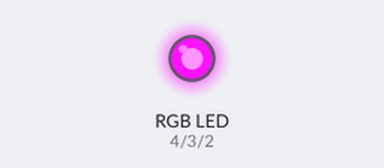
Bench run of a sketch on a simulated Arduino Uno, built with avr-gcc and run on an emulated ATmega328P. On the bench: an RGB LED mixed from three pins (HIGH = lit). Dim RGB values are drawn brighter than linear; random numbers use the default seed unless the sketch sets one.

Above: at 0.1 s.
At 5.1 s:
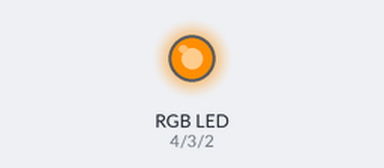
At 10.1 s:
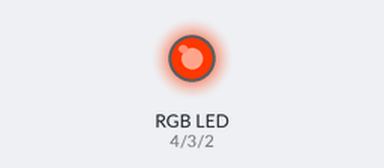
At 19.1 s:
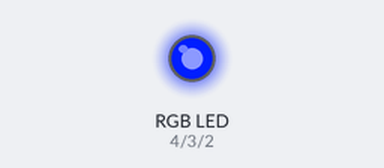
At 28.1 s:
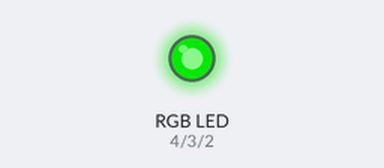
At 38.1 s:
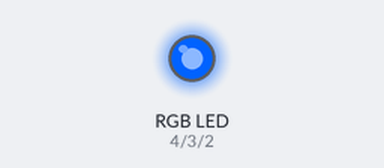
Timing chart, 0 to 40.0 s (numbered marks = the images above):
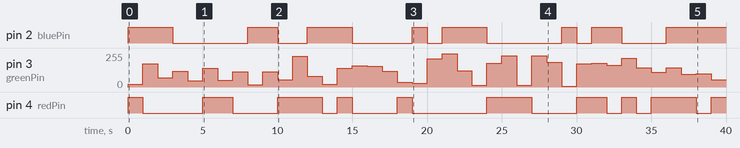

Measured:
- by itself, pin 2 (bluePin): LOW → HIGH at 0.00 s, → LOW 3.0 s later, → HIGH 5.0 s later, → LOW 2.0 s later, … (15 changes in this stretch)
- by itself, pin 4 (redPin): LOW → HIGH at 0.00 s, → LOW 1.0 s later, → HIGH 4.0 s later, → LOW 2.0 s later, … (19 changes in this stretch)
- by itself, pin 3 (greenPin): 0/255 → 19/255 at 0.00 s, → 175/255 1.0 s later, → 68/255 1.0 s later, → 120/255 1.0 s later, … (40 changes in this stretch)

The sketch:

RGB_LED.ino
```cpp
int redPin = 4;
int greenPin = 3;
int bluePin = 2;


void setup()
{
  pinMode(redPin, OUTPUT);
  pinMode(greenPin, OUTPUT);
  pinMode(bluePin, OUTPUT);
}

void loop()
{
  int randRed = int(random(255));
  int randGreen = int(random(255));
  int randBlue = int(random(255));
  analogWrite(redPin, randRed);
  analogWrite(greenPin, randGreen);
  analogWrite(bluePin, randBlue);
  delay(1000);
//  setColor(255, 0, 0);  // red
//  delay(1000);
//  setColor(0, 255, 0);  // green
//  delay(1000);
//  setColor(0, 0, 255);  // blue
//  delay(1000);
//  setColor(255, 255, 0);  // yellow
//  delay(1000);
//  setColor(80, 0, 80);  // purple
//  delay(1000);
//  setColor(0, 255, 255);  // aqua
//  delay(1000);
}

void setColor(int red, int green, int blue)
{
  analogWrite(redPin, red);
  analogWrite(greenPin, green);
  analogWrite(bluePin, blue);
}
```
